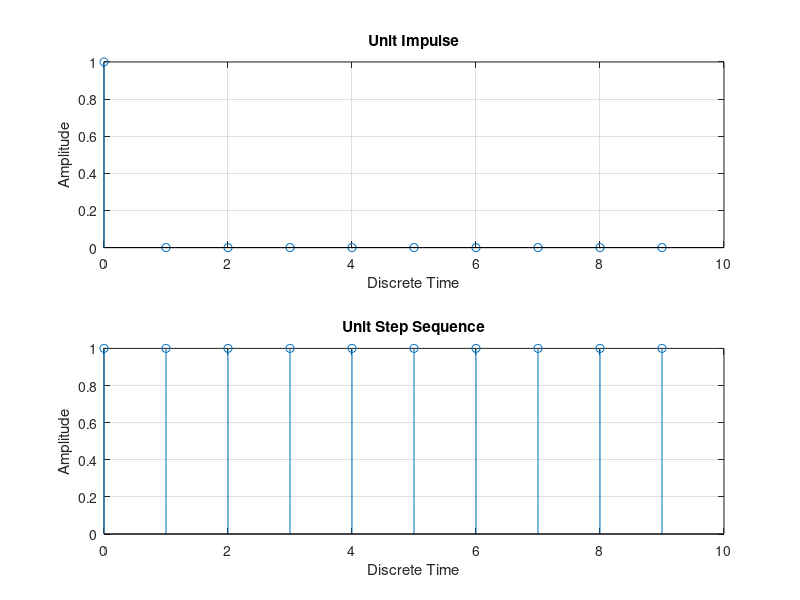
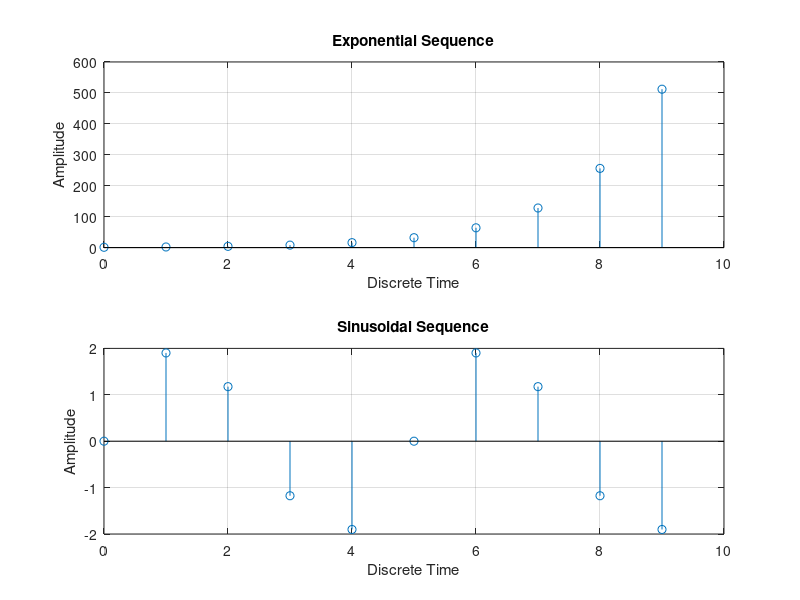
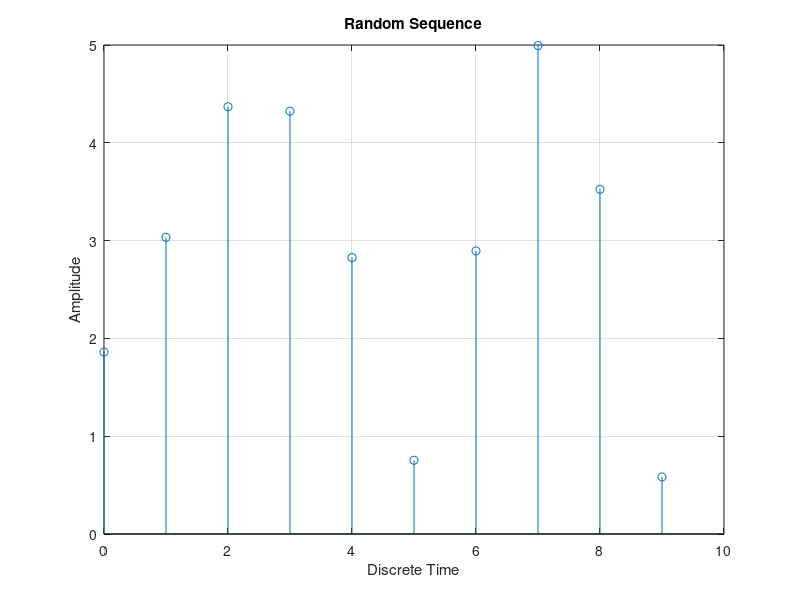

Write MATLAB code to recreate these figures, in order.
n=0:9 %Discrete time index

%Unit Sample Sequence (Unit Impulse)
x1=[1,zeros(1,9)]
subplot(2,1,1)
stem(n,x1)
grid on
xlabel('Discrete Time')
ylabel('Amplitude')
title('Unit Impulse')

%Unit Step Sequence
x2=ones(1,10)
subplot(2,1,2)
stem(n,x2)
grid on
xlabel('Discrete Time')
ylabel('Amplitude')
title('Unit Step Sequence')

%Exponential Sequence
a=2
x3=a.^n
figure
subplot(2,1,1)
stem(n,x3)
grid on
xlabel('Discrete Time')
ylabel('Amplitude')
title('Exponential Sequence')

%Sinusoidal Sequence
x4=2*sin(2*pi/5*n)
subplot(2,1,2)
stem(n,x4)
grid on
xlabel('Discrete Time')
ylabel('Amplitude')
title('Sinusoidal Sequence')

%Random Sequence
x5=5*rand(1,10)
figure
stem(n,x5)
grid on
xlabel('Discrete Time')
ylabel('Amplitude')
title('Random Sequence')
